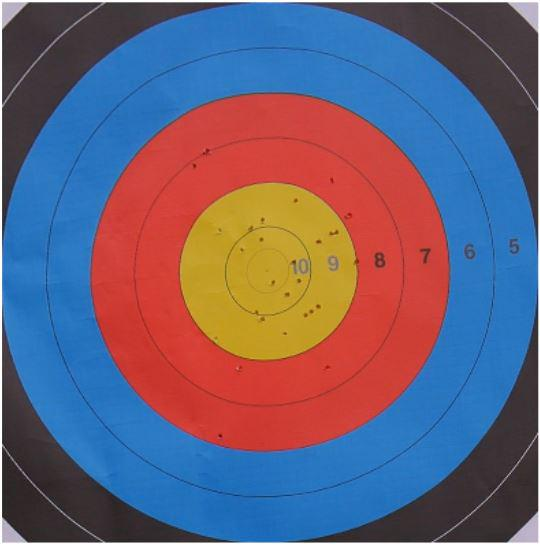
#> input picture Intersemestre/Image/Cible_vierge.JPG, 540 x 546 px, found by its file name
$ python Essai.py
#> lines starting #> are read from the running program, lines starting #| are printed output that depends on the picture
from cv2 import cv2 as cv
import numpy as np

imgcv_vierge = cv.imread('.\Image\Cible_vierge.JPG')
#> imgcv_vierge is the input picture: shape (546, 540, 3); mean B, G, R 118, 96.8, 106
imgcv_fleche = cv.imread('.\Image\Cible_fleche.JPG')
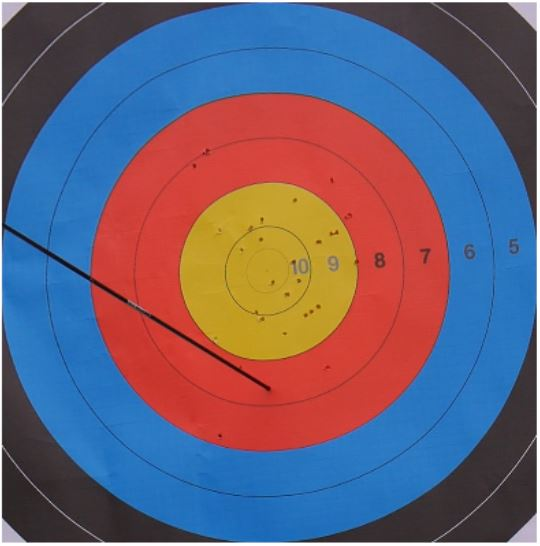
#> input picture Intersemestre/Image/Cible_fleche.JPG, 540 x 546 px, found by its file name
#> imgcv_fleche is the input picture: shape (546, 540, 3); mean B, G, R 118.1, 97.2, 105.9
imgcv_diff = cv.subtract(imgcv_vierge,imgcv_fleche)
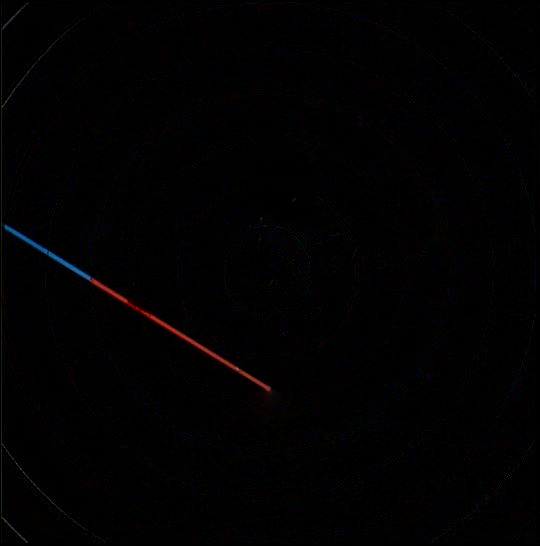
#> imgcv_diff: shape (546, 540, 3); mean B, G, R 1.7, 1.1, 1.7

cv.imshow('image',imgcv_diff)
cv.waitKey(0)
cv.destroyAllWindows()

# [16 lines of commented-out code are left out]
